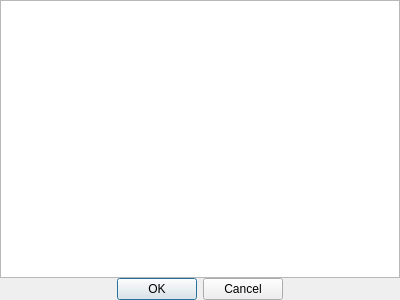
<?xml version="1.0" encoding="UTF-8"?>
<ui version="4.0">
 <class>Dialog</class>
 <widget class="QDialog" name="Dialog">
  <property name="geometry">
   <rect>
    <x>0</x>
    <y>0</y>
    <width>400</width>
    <height>300</height>
   </rect>
  </property>
  <property name="minimumSize">
   <size>
    <width>400</width>
    <height>300</height>
   </size>
  </property>
  <property name="maximumSize">
   <size>
    <width>400</width>
    <height>300</height>
   </size>
  </property>
  <property name="windowTitle">
   <string>Dialog</string>
  </property>
  <layout class="QGridLayout" name="gridLayout">
   <property name="leftMargin">
    <number>0</number>
   </property>
   <property name="topMargin">
    <number>0</number>
   </property>
   <property name="rightMargin">
    <number>0</number>
   </property>
   <property name="bottomMargin">
    <number>0</number>
   </property>
   <property name="spacing">
    <number>0</number>
   </property>
   <item row="1" column="0" alignment="Qt::AlignHCenter">
    <widget class="QDialogButtonBox" name="buttonBox">
     <property name="orientation">
      <enum>Qt::Horizontal</enum>
     </property>
     <property name="standardButtons">
      <set>QDialogButtonBox::Cancel|QDialogButtonBox::Ok</set>
     </property>
    </widget>
   </item>
   <item row="0" column="0">
    <widget class="QListWidget" name="listWidget"/>
   </item>
  </layout>
 </widget>
 <resources/>
 <connections>
  <connection>
   <sender>buttonBox</sender>
   <signal>accepted()</signal>
   <receiver>Dialog</receiver>
   <slot>accept()</slot>
   <hints>
    <hint type="sourcelabel">
     <x>248</x>
     <y>254</y>
    </hint>
    <hint type="destinationlabel">
     <x>157</x>
     <y>274</y>
    </hint>
   </hints>
  </connection>
  <connection>
   <sender>buttonBox</sender>
   <signal>rejected()</signal>
   <receiver>Dialog</receiver>
   <slot>reject()</slot>
   <hints>
    <hint type="sourcelabel">
     <x>316</x>
     <y>260</y>
    </hint>
    <hint type="destinationlabel">
     <x>286</x>
     <y>274</y>
    </hint>
   </hints>
  </connection>
 </connections>
</ui>
